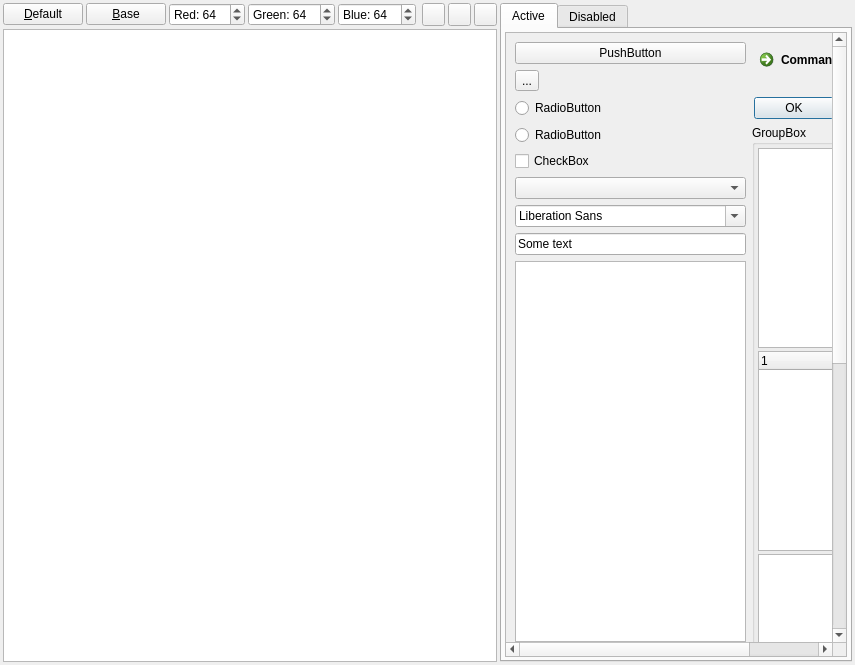
<?xml version="1.0" encoding="UTF-8"?>
<ui version="4.0">
 <class>DB_PaletteColorPickerWidget</class>
 <widget class="QWidget" name="DB_PaletteColorPickerWidget">
  <property name="geometry">
   <rect>
    <x>0</x>
    <y>0</y>
    <width>855</width>
    <height>665</height>
   </rect>
  </property>
  <property name="windowTitle">
   <string>Form</string>
  </property>
  <layout class="QGridLayout" name="gridLayout">
   <property name="leftMargin">
    <number>3</number>
   </property>
   <property name="topMargin">
    <number>3</number>
   </property>
   <property name="rightMargin">
    <number>3</number>
   </property>
   <property name="bottomMargin">
    <number>3</number>
   </property>
   <property name="spacing">
    <number>3</number>
   </property>
   <item row="0" column="0">
    <widget class="QPushButton" name="pbDefault">
     <property name="toolTip">
      <string>Set to default color</string>
     </property>
     <property name="text">
      <string>&amp;Default</string>
     </property>
    </widget>
   </item>
   <item row="0" column="6">
    <widget class="QPushButton" name="pbReverse">
     <property name="minimumSize">
      <size>
       <width>23</width>
       <height>23</height>
      </size>
     </property>
     <property name="maximumSize">
      <size>
       <width>23</width>
       <height>23</height>
      </size>
     </property>
     <property name="toolTip">
      <string>Reverse palette color using Red Green Blue setting</string>
     </property>
     <property name="text">
      <string/>
     </property>
     <property name="icon">
      <iconset resource="db.qrc">
       <normaloff>:/images/icons/arrow_switch.png</normaloff>:/images/icons/arrow_switch.png</iconset>
     </property>
    </widget>
   </item>
   <item row="0" column="1">
    <widget class="QPushButton" name="pbBase">
     <property name="toolTip">
      <string>Palette color using Red Green Blue setting</string>
     </property>
     <property name="text">
      <string>&amp;Base</string>
     </property>
    </widget>
   </item>
   <item row="0" column="4">
    <widget class="QSpinBox" name="sbBlue">
     <property name="prefix">
      <string>Blue: </string>
     </property>
     <property name="maximum">
      <number>255</number>
     </property>
     <property name="value">
      <number>64</number>
     </property>
    </widget>
   </item>
   <item row="0" column="2">
    <widget class="QSpinBox" name="sbRed">
     <property name="prefix">
      <string>Red: </string>
     </property>
     <property name="maximum">
      <number>255</number>
     </property>
     <property name="value">
      <number>64</number>
     </property>
    </widget>
   </item>
   <item row="0" column="7">
    <widget class="QPushButton" name="pbPreview">
     <property name="minimumSize">
      <size>
       <width>23</width>
       <height>23</height>
      </size>
     </property>
     <property name="maximumSize">
      <size>
       <width>23</width>
       <height>23</height>
      </size>
     </property>
     <property name="toolTip">
      <string>Show colors in preview</string>
     </property>
     <property name="text">
      <string/>
     </property>
     <property name="icon">
      <iconset resource="db.qrc">
       <normaloff>:/images/icons/magnifier.png</normaloff>:/images/icons/magnifier.png</iconset>
     </property>
    </widget>
   </item>
   <item row="0" column="9" rowspan="2">
    <widget class="QTabWidget" name="tabWidgetPreview">
     <property name="enabled">
      <bool>true</bool>
     </property>
     <property name="currentIndex">
      <number>0</number>
     </property>
     <widget class="QWidget" name="tabActive">
      <attribute name="title">
       <string>Active</string>
      </attribute>
      <layout class="QGridLayout" name="gridLayout_2">
       <property name="leftMargin">
        <number>3</number>
       </property>
       <property name="topMargin">
        <number>3</number>
       </property>
       <property name="rightMargin">
        <number>3</number>
       </property>
       <property name="bottomMargin">
        <number>3</number>
       </property>
       <property name="spacing">
        <number>3</number>
       </property>
       <item row="0" column="0">
        <widget class="QScrollArea" name="scrollArea">
         <property name="widgetResizable">
          <bool>true</bool>
         </property>
         <widget class="QWidget" name="scrollAreaWidgetContents">
          <property name="geometry">
           <rect>
            <x>0</x>
            <y>-434</y>
            <width>354</width>
            <height>1117</height>
           </rect>
          </property>
          <layout class="QGridLayout" name="gridLayout_3">
           <item row="0" column="0" colspan="2">
            <widget class="QPushButton" name="pushButton">
             <property name="text">
              <string>PushButton</string>
             </property>
            </widget>
           </item>
           <item row="0" column="2" rowspan="2">
            <widget class="QCommandLinkButton" name="commandLinkButton">
             <property name="text">
              <string>CommandLinkButton</string>
             </property>
            </widget>
           </item>
           <item row="1" column="0">
            <widget class="QToolButton" name="toolButton">
             <property name="text">
              <string>...</string>
             </property>
            </widget>
           </item>
           <item row="2" column="0" colspan="2">
            <widget class="QRadioButton" name="radioButton">
             <property name="text">
              <string>RadioButton</string>
             </property>
            </widget>
           </item>
           <item row="2" column="2">
            <widget class="QDialogButtonBox" name="buttonBox">
             <property name="standardButtons">
              <set>QDialogButtonBox::Cancel|QDialogButtonBox::Ok</set>
             </property>
            </widget>
           </item>
           <item row="3" column="0" colspan="2">
            <widget class="QRadioButton" name="radioButton_2">
             <property name="text">
              <string>RadioButton</string>
             </property>
            </widget>
           </item>
           <item row="3" column="2" rowspan="11">
            <widget class="QGroupBox" name="groupBox">
             <property name="title">
              <string>GroupBox</string>
             </property>
             <layout class="QGridLayout" name="gridLayout_4">
              <property name="leftMargin">
               <number>3</number>
              </property>
              <property name="topMargin">
               <number>3</number>
              </property>
              <property name="rightMargin">
               <number>3</number>
              </property>
              <property name="bottomMargin">
               <number>3</number>
              </property>
              <property name="spacing">
               <number>3</number>
              </property>
              <item row="0" column="0">
               <widget class="QListWidget" name="listWidget">
                <property name="sizePolicy">
                 <sizepolicy hsizetype="Expanding" vsizetype="MinimumExpanding">
                  <horstretch>0</horstretch>
                  <verstretch>0</verstretch>
                 </sizepolicy>
                </property>
               </widget>
              </item>
              <item row="1" column="0">
               <widget class="QTreeWidget" name="treeWidget">
                <property name="sizePolicy">
                 <sizepolicy hsizetype="Expanding" vsizetype="MinimumExpanding">
                  <horstretch>0</horstretch>
                  <verstretch>0</verstretch>
                 </sizepolicy>
                </property>
                <column>
                 <property name="text">
                  <string notr="true">1</string>
                 </property>
                </column>
               </widget>
              </item>
              <item row="2" column="0">
               <widget class="QTableWidget" name="tableWidget">
                <property name="sizePolicy">
                 <sizepolicy hsizetype="Expanding" vsizetype="MinimumExpanding">
                  <horstretch>0</horstretch>
                  <verstretch>0</verstretch>
                 </sizepolicy>
                </property>
               </widget>
              </item>
             </layout>
            </widget>
           </item>
           <item row="4" column="0" colspan="2">
            <widget class="QCheckBox" name="checkBox">
             <property name="text">
              <string>CheckBox</string>
             </property>
            </widget>
           </item>
           <item row="5" column="0" colspan="2">
            <widget class="QComboBox" name="comboBox"/>
           </item>
           <item row="6" column="0" colspan="2">
            <widget class="QFontComboBox" name="fontComboBox"/>
           </item>
           <item row="7" column="0" colspan="2">
            <widget class="QLineEdit" name="lineEdit">
             <property name="text">
              <string>Some text</string>
             </property>
            </widget>
           </item>
           <item row="8" column="0" colspan="2">
            <widget class="QTextEdit" name="textEdit"/>
           </item>
           <item row="9" column="0" colspan="2">
            <widget class="QDoubleSpinBox" name="doubleSpinBox"/>
           </item>
           <item row="10" column="0" colspan="2">
            <widget class="QDateTimeEdit" name="dateTimeEdit"/>
           </item>
           <item row="11" column="0" colspan="2">
            <widget class="QSlider" name="horizontalSlider">
             <property name="orientation">
              <enum>Qt::Horizontal</enum>
             </property>
            </widget>
           </item>
           <item row="12" column="0" colspan="2">
            <widget class="Line" name="line">
             <property name="orientation">
              <enum>Qt::Horizontal</enum>
             </property>
            </widget>
           </item>
           <item row="13" column="0" rowspan="3">
            <widget class="QSlider" name="verticalSlider">
             <property name="orientation">
              <enum>Qt::Vertical</enum>
             </property>
            </widget>
           </item>
           <item row="13" column="1" rowspan="2">
            <widget class="Line" name="line_2">
             <property name="orientation">
              <enum>Qt::Vertical</enum>
             </property>
            </widget>
           </item>
           <item row="14" column="2">
            <widget class="QLabel" name="label">
             <property name="text">
              <string>Below is a graphics view</string>
             </property>
            </widget>
           </item>
           <item row="15" column="2" rowspan="4">
            <widget class="QGraphicsView" name="graphicsView"/>
           </item>
           <item row="16" column="0" colspan="2">
            <widget class="QLCDNumber" name="lcdNumber">
             <property name="digitCount">
              <number>5</number>
             </property>
             <property name="mode">
              <enum>QLCDNumber::Dec</enum>
             </property>
             <property name="value" stdset="0">
              <double>2014.000000000000000</double>
             </property>
            </widget>
           </item>
           <item row="17" column="0" colspan="2">
            <widget class="QProgressBar" name="progressBar">
             <property name="value">
              <number>24</number>
             </property>
            </widget>
           </item>
           <item row="19" column="0" colspan="3">
            <widget class="QCalendarWidget" name="calendarWidget">
             <property name="gridVisible">
              <bool>false</bool>
             </property>
            </widget>
           </item>
          </layout>
         </widget>
        </widget>
       </item>
      </layout>
     </widget>
     <widget class="QWidget" name="tabDisabled">
      <property name="enabled">
       <bool>true</bool>
      </property>
      <attribute name="title">
       <string>Disabled</string>
      </attribute>
      <layout class="QGridLayout" name="gridLayout_7">
       <property name="leftMargin">
        <number>3</number>
       </property>
       <property name="topMargin">
        <number>3</number>
       </property>
       <property name="rightMargin">
        <number>3</number>
       </property>
       <property name="bottomMargin">
        <number>3</number>
       </property>
       <property name="spacing">
        <number>3</number>
       </property>
       <item row="0" column="0">
        <widget class="QScrollArea" name="scrollArea_2">
         <property name="enabled">
          <bool>true</bool>
         </property>
         <property name="widgetResizable">
          <bool>true</bool>
         </property>
         <widget class="QWidget" name="scrollAreaWidgetContents_2">
          <property name="geometry">
           <rect>
            <x>0</x>
            <y>0</y>
            <width>354</width>
            <height>1117</height>
           </rect>
          </property>
          <layout class="QGridLayout" name="gridLayout_5">
           <item row="0" column="0" colspan="2">
            <widget class="QPushButton" name="pushButton_2">
             <property name="enabled">
              <bool>false</bool>
             </property>
             <property name="text">
              <string>PushButton</string>
             </property>
            </widget>
           </item>
           <item row="0" column="2" rowspan="2">
            <widget class="QCommandLinkButton" name="commandLinkButton_2">
             <property name="enabled">
              <bool>false</bool>
             </property>
             <property name="text">
              <string>CommandLinkButton</string>
             </property>
            </widget>
           </item>
           <item row="1" column="0">
            <widget class="QToolButton" name="toolButton_2">
             <property name="enabled">
              <bool>false</bool>
             </property>
             <property name="text">
              <string>...</string>
             </property>
            </widget>
           </item>
           <item row="2" column="0" colspan="2">
            <widget class="QRadioButton" name="radioButton_3">
             <property name="enabled">
              <bool>false</bool>
             </property>
             <property name="text">
              <string>RadioButton</string>
             </property>
            </widget>
           </item>
           <item row="2" column="2">
            <widget class="QDialogButtonBox" name="buttonBox_2">
             <property name="enabled">
              <bool>false</bool>
             </property>
             <property name="standardButtons">
              <set>QDialogButtonBox::Cancel|QDialogButtonBox::Ok</set>
             </property>
            </widget>
           </item>
           <item row="3" column="0" colspan="2">
            <widget class="QRadioButton" name="radioButton_4">
             <property name="enabled">
              <bool>false</bool>
             </property>
             <property name="text">
              <string>RadioButton</string>
             </property>
            </widget>
           </item>
           <item row="3" column="2" rowspan="11">
            <widget class="QGroupBox" name="groupBox_2">
             <property name="enabled">
              <bool>false</bool>
             </property>
             <property name="title">
              <string>GroupBox</string>
             </property>
             <layout class="QGridLayout" name="gridLayout_6">
              <property name="leftMargin">
               <number>3</number>
              </property>
              <property name="topMargin">
               <number>3</number>
              </property>
              <property name="rightMargin">
               <number>3</number>
              </property>
              <property name="bottomMargin">
               <number>3</number>
              </property>
              <property name="spacing">
               <number>3</number>
              </property>
              <item row="0" column="0">
               <widget class="QListWidget" name="listWidget_2">
                <property name="enabled">
                 <bool>false</bool>
                </property>
                <property name="sizePolicy">
                 <sizepolicy hsizetype="Expanding" vsizetype="MinimumExpanding">
                  <horstretch>0</horstretch>
                  <verstretch>0</verstretch>
                 </sizepolicy>
                </property>
               </widget>
              </item>
              <item row="1" column="0">
               <widget class="QTreeWidget" name="treeWidget_2">
                <property name="enabled">
                 <bool>false</bool>
                </property>
                <property name="sizePolicy">
                 <sizepolicy hsizetype="Expanding" vsizetype="MinimumExpanding">
                  <horstretch>0</horstretch>
                  <verstretch>0</verstretch>
                 </sizepolicy>
                </property>
                <column>
                 <property name="text">
                  <string notr="true">1</string>
                 </property>
                </column>
               </widget>
              </item>
              <item row="2" column="0">
               <widget class="QTableWidget" name="tableWidget_2">
                <property name="enabled">
                 <bool>false</bool>
                </property>
                <property name="sizePolicy">
                 <sizepolicy hsizetype="Expanding" vsizetype="MinimumExpanding">
                  <horstretch>0</horstretch>
                  <verstretch>0</verstretch>
                 </sizepolicy>
                </property>
               </widget>
              </item>
             </layout>
            </widget>
           </item>
           <item row="4" column="0" colspan="2">
            <widget class="QCheckBox" name="checkBox_2">
             <property name="enabled">
              <bool>false</bool>
             </property>
             <property name="text">
              <string>CheckBox</string>
             </property>
            </widget>
           </item>
           <item row="5" column="0" colspan="2">
            <widget class="QComboBox" name="comboBox_2">
             <property name="enabled">
              <bool>false</bool>
             </property>
            </widget>
           </item>
           <item row="6" column="0" colspan="2">
            <widget class="QFontComboBox" name="fontComboBox_2">
             <property name="enabled">
              <bool>false</bool>
             </property>
            </widget>
           </item>
           <item row="7" column="0" colspan="2">
            <widget class="QLineEdit" name="lineEdit_2">
             <property name="enabled">
              <bool>false</bool>
             </property>
             <property name="text">
              <string>Some text</string>
             </property>
            </widget>
           </item>
           <item row="8" column="0" colspan="2">
            <widget class="QTextEdit" name="textEdit_2">
             <property name="enabled">
              <bool>false</bool>
             </property>
            </widget>
           </item>
           <item row="9" column="0" colspan="2">
            <widget class="QDoubleSpinBox" name="doubleSpinBox_2">
             <property name="enabled">
              <bool>false</bool>
             </property>
            </widget>
           </item>
           <item row="10" column="0" colspan="2">
            <widget class="QDateTimeEdit" name="dateTimeEdit_2">
             <property name="enabled">
              <bool>false</bool>
             </property>
            </widget>
           </item>
           <item row="11" column="0" colspan="2">
            <widget class="QSlider" name="horizontalSlider_2">
             <property name="enabled">
              <bool>false</bool>
             </property>
             <property name="orientation">
              <enum>Qt::Horizontal</enum>
             </property>
            </widget>
           </item>
           <item row="12" column="0" colspan="2">
            <widget class="Line" name="line_3">
             <property name="enabled">
              <bool>false</bool>
             </property>
             <property name="orientation">
              <enum>Qt::Horizontal</enum>
             </property>
            </widget>
           </item>
           <item row="13" column="0" rowspan="3">
            <widget class="QSlider" name="verticalSlider_2">
             <property name="enabled">
              <bool>false</bool>
             </property>
             <property name="orientation">
              <enum>Qt::Vertical</enum>
             </property>
            </widget>
           </item>
           <item row="13" column="1" rowspan="2">
            <widget class="Line" name="line_4">
             <property name="orientation">
              <enum>Qt::Vertical</enum>
             </property>
            </widget>
           </item>
           <item row="14" column="2">
            <widget class="QLabel" name="label_2">
             <property name="enabled">
              <bool>false</bool>
             </property>
             <property name="text">
              <string>Below is a graphics view</string>
             </property>
            </widget>
           </item>
           <item row="15" column="2" rowspan="4">
            <widget class="QGraphicsView" name="graphicsView_2">
             <property name="enabled">
              <bool>false</bool>
             </property>
            </widget>
           </item>
           <item row="16" column="0" colspan="2">
            <widget class="QLCDNumber" name="lcdNumber_2">
             <property name="enabled">
              <bool>false</bool>
             </property>
             <property name="digitCount">
              <number>5</number>
             </property>
             <property name="mode">
              <enum>QLCDNumber::Dec</enum>
             </property>
             <property name="value" stdset="0">
              <double>2014.000000000000000</double>
             </property>
            </widget>
           </item>
           <item row="17" column="0" colspan="2">
            <widget class="QProgressBar" name="progressBar_2">
             <property name="enabled">
              <bool>false</bool>
             </property>
             <property name="value">
              <number>24</number>
             </property>
            </widget>
           </item>
           <item row="19" column="0" colspan="3">
            <widget class="QCalendarWidget" name="calendarWidget_2">
             <property name="enabled">
              <bool>false</bool>
             </property>
             <property name="gridVisible">
              <bool>false</bool>
             </property>
            </widget>
           </item>
          </layout>
         </widget>
        </widget>
       </item>
      </layout>
     </widget>
    </widget>
   </item>
   <item row="0" column="3">
    <widget class="QSpinBox" name="sbGreen">
     <property name="prefix">
      <string>Green: </string>
     </property>
     <property name="maximum">
      <number>255</number>
     </property>
     <property name="value">
      <number>64</number>
     </property>
    </widget>
   </item>
   <item row="0" column="8">
    <widget class="QPushButton" name="pbApply">
     <property name="minimumSize">
      <size>
       <width>23</width>
       <height>23</height>
      </size>
     </property>
     <property name="maximumSize">
      <size>
       <width>23</width>
       <height>23</height>
      </size>
     </property>
     <property name="toolTip">
      <string>Apply to application</string>
     </property>
     <property name="text">
      <string/>
     </property>
     <property name="icon">
      <iconset resource="db.qrc">
       <normaloff>:/images/icons/bullet_go.png</normaloff>:/images/icons/bullet_go.png</iconset>
     </property>
    </widget>
   </item>
   <item row="1" column="0" colspan="9">
    <widget class="QTableWidget" name="twColor">
     <property name="contextMenuPolicy">
      <enum>Qt::ActionsContextMenu</enum>
     </property>
     <property name="toolTip">
      <string>Use below color in palette</string>
     </property>
    </widget>
   </item>
  </layout>
 </widget>
 <tabstops>
  <tabstop>pbDefault</tabstop>
  <tabstop>pbBase</tabstop>
  <tabstop>sbRed</tabstop>
  <tabstop>sbGreen</tabstop>
  <tabstop>sbBlue</tabstop>
  <tabstop>pbReverse</tabstop>
  <tabstop>pbPreview</tabstop>
  <tabstop>pbApply</tabstop>
  <tabstop>twColor</tabstop>
  <tabstop>toolButton</tabstop>
  <tabstop>radioButton</tabstop>
  <tabstop>radioButton_2</tabstop>
  <tabstop>checkBox</tabstop>
  <tabstop>commandLinkButton</tabstop>
  <tabstop>listWidget</tabstop>
  <tabstop>treeWidget</tabstop>
  <tabstop>scrollArea</tabstop>
  <tabstop>tableWidget</tabstop>
  <tabstop>comboBox</tabstop>
  <tabstop>fontComboBox</tabstop>
  <tabstop>lineEdit</tabstop>
  <tabstop>textEdit</tabstop>
  <tabstop>doubleSpinBox</tabstop>
  <tabstop>dateTimeEdit</tabstop>
  <tabstop>horizontalSlider</tabstop>
  <tabstop>verticalSlider</tabstop>
  <tabstop>graphicsView</tabstop>
  <tabstop>calendarWidget</tabstop>
  <tabstop>tabWidgetPreview</tabstop>
  <tabstop>scrollArea_2</tabstop>
  <tabstop>pushButton_2</tabstop>
  <tabstop>commandLinkButton_2</tabstop>
  <tabstop>toolButton_2</tabstop>
  <tabstop>radioButton_3</tabstop>
  <tabstop>radioButton_4</tabstop>
  <tabstop>listWidget_2</tabstop>
  <tabstop>treeWidget_2</tabstop>
  <tabstop>tableWidget_2</tabstop>
  <tabstop>checkBox_2</tabstop>
  <tabstop>comboBox_2</tabstop>
  <tabstop>fontComboBox_2</tabstop>
  <tabstop>lineEdit_2</tabstop>
  <tabstop>textEdit_2</tabstop>
  <tabstop>doubleSpinBox_2</tabstop>
  <tabstop>dateTimeEdit_2</tabstop>
  <tabstop>horizontalSlider_2</tabstop>
  <tabstop>verticalSlider_2</tabstop>
  <tabstop>graphicsView_2</tabstop>
  <tabstop>calendarWidget_2</tabstop>
  <tabstop>pushButton</tabstop>
 </tabstops>
 <resources>
  <include location="db.qrc"/>
 </resources>
 <connections/>
</ui>
